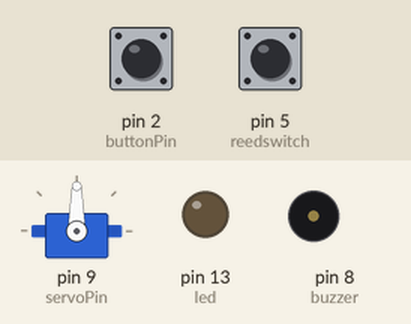
This sketch was run on a simulated Arduino Uno, built with avr-gcc and run on an emulated ATmega328P. Parts: servo, output pins drawn as LEDs (lit = HIGH), buzzer (waves = sounding, pin HIGH). Dashed ring = blinking. The test bench sets the inputs (shaded band); at power-on: pin 5 (reedswitch) HIGH, pin 2 (buttonPin) LOW.

Above: at 1.2 s.
1.3 s: pin 5 (reedswitch) pulled LOW for 1 s
At 1.4 s:
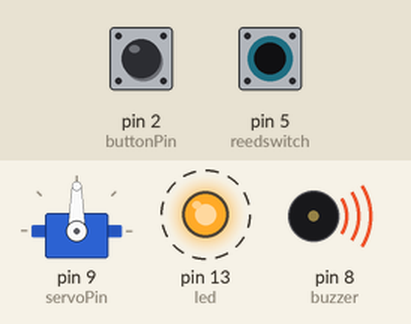
4.3 s: pin 2 (buttonPin) pulled HIGH for 3.2 s
At 4.8 s:
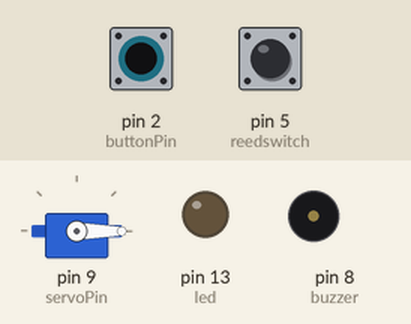
10.5 s: pin 2 (buttonPin) pulled HIGH for 0.15 s
At 13.3 s:
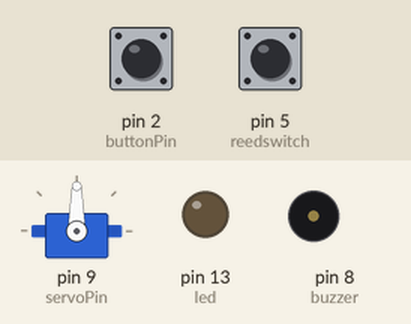
13.6 s: pin 2 (buttonPin) pulled HIGH for 1 s
At 14.3 s:
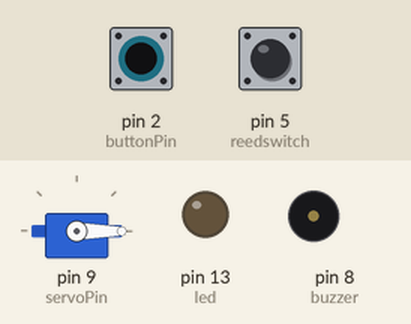
Timing chart, 0 to 17.1 s (numbered marks = the images above; inputs shaded):
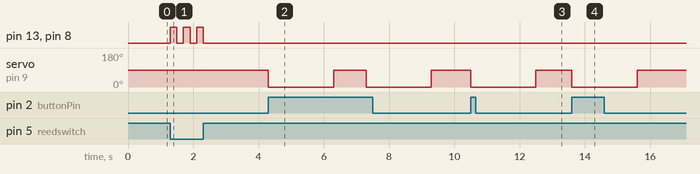

The sketch:

ProyectoFinal.ino
```cpp
#include <Servo.h>
//#include "Talkie.h"             //This header file is used to provied different words for the circuit
//#include "Vocab_US_Large.h"     //This header file is used to give alerts
//#include "Vocab_Special.h"

//Talkie voice;
Servo myservo;

int servoPin = 9;
int buttonPin = 2;
int estado = 0;

int led = 13;
int reedswitch = 5;
int buzzer = 8;
int val = 0;

void setup() {
  myservo.attach(servoPin);
  pinMode(buttonPin, INPUT);
  pinMode(servoPin, OUTPUT);
  digitalWrite(buttonPin, LOW);

  pinMode(led, OUTPUT);
  pinMode(reedswitch, INPUT);
  pinMode (buzzer, OUTPUT);
}

void loop() {
  estado = digitalRead(buttonPin);
  if (estado == HIGH) {
    myservo.write(-90);
    delay(2000);
    myservo.write(90);
    delay(1000);
  }

  val = digitalRead(reedswitch);
  if (val == LOW) {
    digitalWrite(led, HIGH);
    digitalWrite(buzzer, HIGH);
    delay(200);
    digitalWrite(led, LOW);
    digitalWrite(buzzer, LOW);
    delay(200);
//    voice.say(spPAUSE1);          //Takes short pause while repaeting the alert message
//    voice.say(sp2_ALERT);
//    voice.say(spPAUSE2);
//    voice.say(sp2_ALERT);
  }
  else {
    digitalWrite(led, LOW);
    digitalWrite(buzzer, LOW);
  }
}
```

Measured:
- after the input at 1.3 s, pin 13 (led), pin 8 (buzzer): alternates HIGH for 0.20 s and LOW for 0.20 s, 6 changes in all, then stays LOW, starting at once
- after the input at 4.3 s, servo on pin 9 (servoPin): alternates 90° for 1.0 s and 0° for 2.0 s, starting at once
- after the input at 10.5 s, servo on pin 9 (servoPin): 90° → 0° at once, → 90° 2.0 s later
- after the input at 13.6 s, servo on pin 9 (servoPin): 90° → 0° at once, → 90° 2.0 s later
